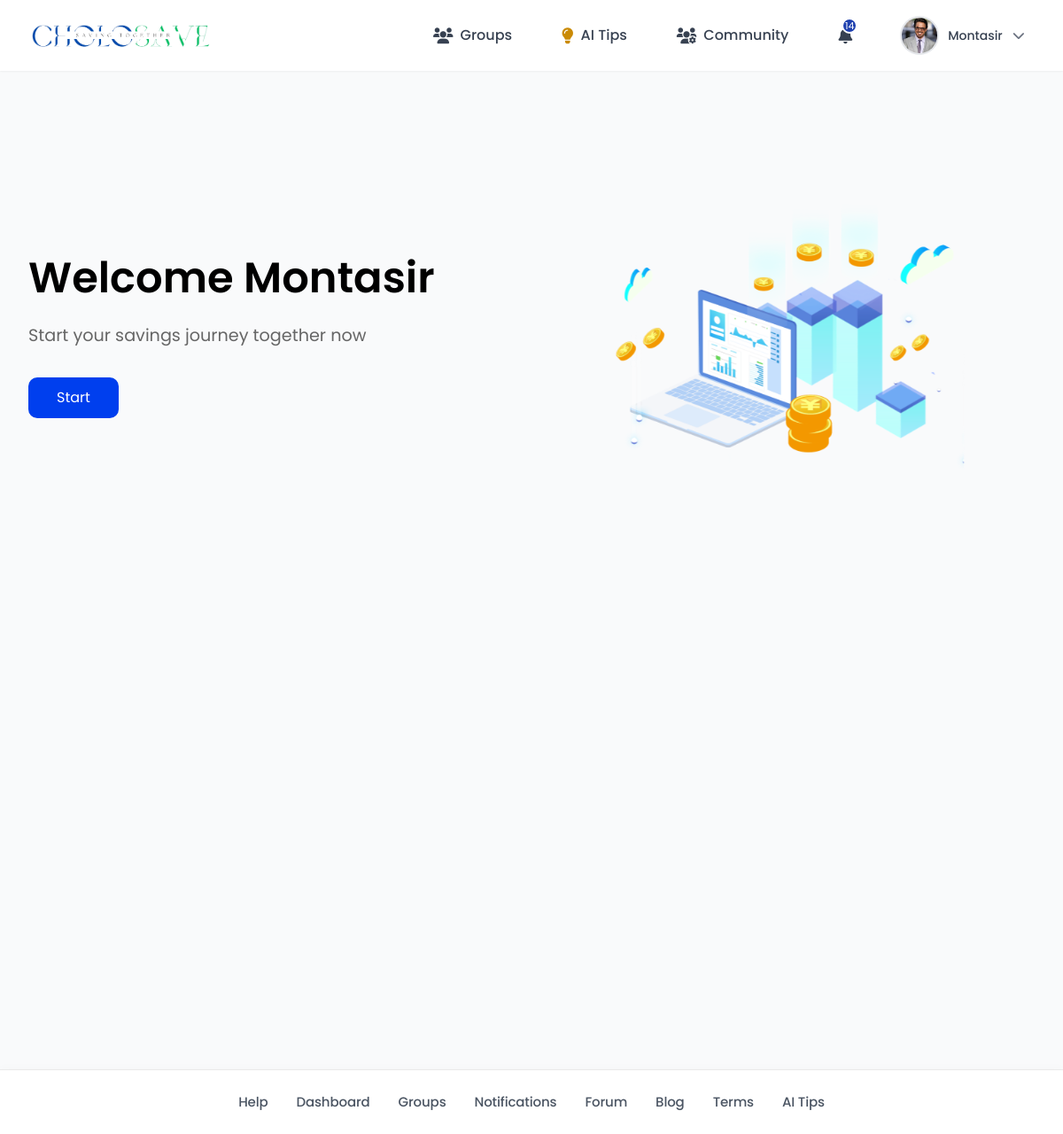
Page /test.php (signed in) on the committed database.
### tables this page shows
CREATE TABLE `users` (
  `id` int(11) NOT NULL,
  `name` varchar(255) DEFAULT NULL,
  `email` varchar(255) DEFAULT NULL,
  `phone_number` varchar(255) DEFAULT NULL,
  `password` varchar(255) DEFAULT NULL,
  `role` enum('user','group_admin','admin') DEFAULT 'user',
  `created_at` timestamp NOT NULL DEFAULT current_timestamp(),
  `profile_picture` varchar(255) NOT NULL,
  `otp` varchar(6) DEFAULT NULL,
  `otp_expiry` datetime DEFAULT NULL
);

### test.php (the view, shortened to what this page needs)
<?php
include 'includes/header2.php';
require_once 'db.php';
$user_id = $_SESSION['user_id'];
$sql = "SELECT name FROM users WHERE id = ?";
$stmt = $conn->prepare($sql);
$stmt->bind_param("i", $user_id);
$stmt->execute();
$result = $stmt->get_result();
if ($result->num_rows > 0) {
    $user = $result->fetch_assoc();
    $user_name = $user['name'];
} else {
    $user_name = "User";
}
?>
<!DOCTYPE html>
<html lang="en">
<head>
    <script src="https://cdn.tailwindcss.com"></script>
</head>
<body>
    <?php
    $pageTitle = "Welcome " . htmlspecialchars($user_name);
    $subtitle = "Start your savings journey together now";
    ?>
    <main>
        <div class="hero-content -mt-80">
            <h1><?php echo $pageTitle; ?></h1>
            <p class="subtitle"><?php echo $subtitle; ?></p>
            <a href="/test_project/groups.php" class="cta-button">Start</a>
        </div>
        <div class="decoration -mt-80">
            <img src="land.png" alt="Land Image" class="custom-image">
        </div>
    </main>
</body>
</html>
<?php include 'includes/new_footer.php'; ?>

### includes/header2.php (shortened to what this page needs)
<?php
include 'db.php';
$user_id = $_SESSION['user_id'];
$sql = "SELECT COUNT(*) as count FROM notifications WHERE target_user_id = ? AND status = 'unread'";
$stmt = $conn->prepare($sql);
$stmt->bind_param("i", $user_id);
$stmt->execute();
$result = $stmt->get_result();
$row = $result->fetch_assoc();
$notificationCount = $row['count'];
$user_name = '';
$profile_picture = '';
$sql_user = "SELECT name, email, profile_picture FROM users WHERE id = ?";
$stmt = $conn->prepare($sql_user);
$stmt->bind_param("i", $user_id);
$stmt->execute();
$result_user = $stmt->get_result();
if ($result_user) {
    $user_data = $result_user->fetch_assoc();
    $user_name = $user_data['name'];
    $profile_picture = $user_data['profile_picture'];
}
?>
<!DOCTYPE html>
<html lang="en">
<head>
    <script src="https://cdn.tailwindcss.com"></script>
    <link rel="stylesheet" href="https://cdnjs.cloudflare.com/ajax/libs/font-awesome/6.0.0-beta3/css/all.min.css">
</head>
<body class="bg-gray-50">
    <header class="bg-white shadow-sm">
        <div class="max-w-7xl mx-auto px-4 sm:px-6 lg:px-8">
            <div class="flex items-center justify-between h-20">
                <div class="logo flex items-center space-x-4">
                    <a href="/CholoSave-CS/user_landing_page.php" class="flex items-center">
                        <img src="/CholoSave-CS/includes/project_logo1.png" alt="CholoSave Logo" class="logo-image">
                    </a>
                </div>
                <div class="hidden md:flex items-center space-x-8">
                    <div class="relative group">
                        <button
                            class="nav-item flex items-center space-x-2 px-3 py-2 text-gray-700 hover:text-gray-900">
                            <i class="fas fa-users text-lg"></i>
                            <span class="font-medium">Groups</span>
                        </button>
                    </div>
                    <div class="relative group">
                        <a href="/CholoSave-CS/ai_tips/ai_tips.php">
                            <button
                                class="nav-item flex items-center space-x-2 px-3 py-2 text-gray-700 hover:text-gray-900">
                                <i class="fas fa-lightbulb text-lg text-yellow-600 animate-pulse"></i>
                                <span class="font-medium">AI Tips</span>
                            </button>
                        </a>
                    </div>
                    <div class="relative group">
                        <button
                            class="nav-item flex items-center space-x-2 px-3 py-2 text-gray-700 hover:text-gray-900">
                            <i class="fas fa-users-cog text-lg"></i>
                            <span class="font-medium">Community</span>
                        </button>
                    </div>
                    <div class="relative">
                        <a href="/CholoSave-CS/notification.php"
                            class="nav-item flex items-center space-x-2 px-3 py-2 text-gray-700 hover:text-gray-900">
                            <div class="relative">
                                <i class="fas fa-bell text-lg"></i>
                                <?php if ($notificationCount > 0): ?>
                                    <span class="notification-badge"><?php echo $notificationCount; ?></span>
                                <?php endif; ?>
                            </div>
                        </a>
                    </div>
                    <div class="relative group">
                        <button
                            class="flex items-center space-x-3 px-3 py-2 rounded-full hover:bg-gray-100 transition-colors duration-200">
                            <div class="relative w-10 h-10 rounded-full overflow-hidden ring-2 ring-gray-200">
                                <?php if (!empty($profile_picture) && file_exists('uploads/profile/' . $profile_picture)): ?>
                                    <img src="uploads/profile/<?php echo htmlspecialchars($profile_picture); ?>"
                                        alt="Profile" class="w-full h-full object-cover">
                                <?php else: ?>
                                    <div class="w-full h-full bg-gray-200 flex items-center justify-center">
                                        <i class="fas fa-user text-gray-400"></i>
                                    </div>
                                <?php endif; ?>
                            </div>
                            <span
                                class="text-sm font-medium text-gray-700"><?php echo htmlspecialchars($user_name); ?></span>
                            <i class="fas fa-chevron-down text-sm text-gray-500"></i>
                        </button>
                    </div>
                </div>
            </div>
    </header>
</body>
</html>

### includes/header2.php (style rules this page uses)
body { font-family: 'Poppins', sans-serif; }
.nav-item { transition: all 0.3s ease; position: relative; }
.nav-item::after { content: ''; position: absolute; width: 0; height: 2px; bottom: -4px; left: 0; background-color: #1E40AF; transition: width 0.3s ease; }
.logo a { font-size: 1.8rem; font-weight: 700; background: linear-gradient(135deg, #003366 0%, #004080 100%); -webkit-background-clip: text; -webkit-text-fill-color: transparent; text-decoration: none; }
.notification-badge { position: absolute; top: -6px; right: -6px; background: #1E40AF; border-radius: 50%; width: 18px; height: 18px; font-size: 11px; display: flex; align-items: center; justify-content: center; color: white; border: 2px solid white; }
.animate-pulse { animation: pulse 1s infinite; }
.logo-image { max-height: 3rem; width: auto; object-fit: contain; }

### test.php (style rules this page uses)
* { margin: 0; padding: 0; box-sizing: border-box; font-family: 'Poppins', system-ui, -apple-system, sans-serif; }
body { background-color: #fff; min-height: 80vh; opacity: 0; animation: fadeInPage 1s ease-in forwards; }
main { padding-top: 120px; max-width: 1200px; margin: 0 auto; min-height: 100vh; display: flex; align-items: center; justify-content: space-between; padding-left: 2rem; padding-right: 2rem; }
.hero-content { max-width: 600px; animation: slideInLeft 1s ease-out 0.5s forwards; opacity: 0; }
h1 { font-size: 3rem; line-height: 1.1; margin-bottom: 1.5rem; font-weight: 600; }
.subtitle { font-size: 1.2rem; color: #666; margin-bottom: 2rem; }
.cta-button { display: inline-block; padding: 0.7rem 2rem; background-color: rgb(0, 63, 238); color: white; text-decoration: none; border-radius: 10px; transition: background-color 0.3s ease; opacity: 0; animation: fadeInButton 0.5s ease-out 1.5s forwards; }
.decoration { position: relative; animation: slideInRight 1s ease-out 0.5s forwards; opacity: 0; }
.custom-image { width: 80%; max-width: 500px; position: relative; right: -20px; transition: all 0.3s ease; }

### includes/new_footer.php (style rules this page uses)
html, body { height: 100%; margin: 0; padding: 0; font-family: system-ui, -apple-system, BlinkMacSystemFont, 'Segoe UI', Roboto, Oxygen, Ubuntu, Cantarell, sans-serif; }

### rows in the picture
users: profile_picture (picture), name "Montasir", name "Welcome Montasir"

### other values in the picture
$notificationCount "14"
$subtitle "Start your savings journey together now"
